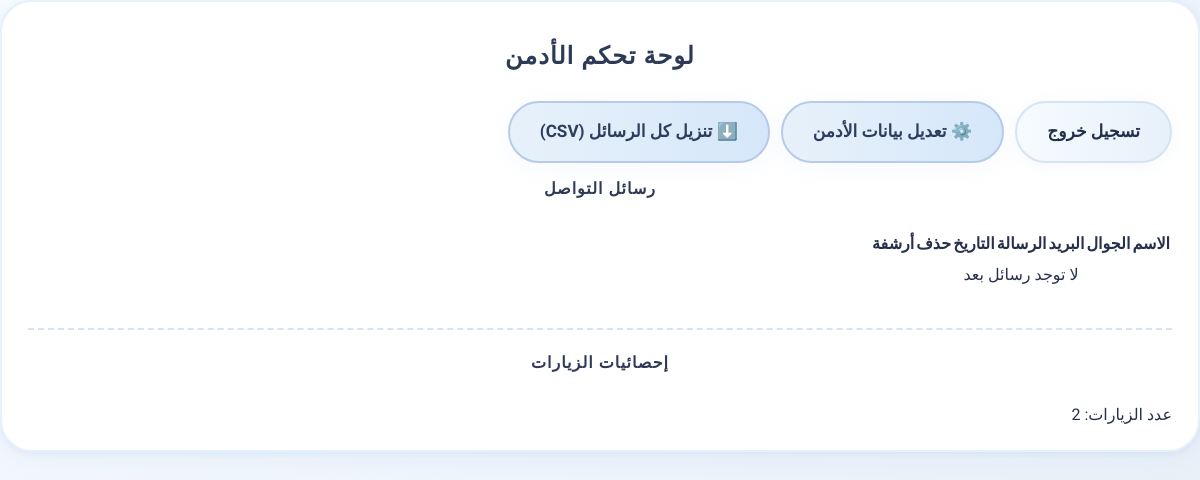
/admin/dashboard (signed in), run on an earlier commit of the app's database.
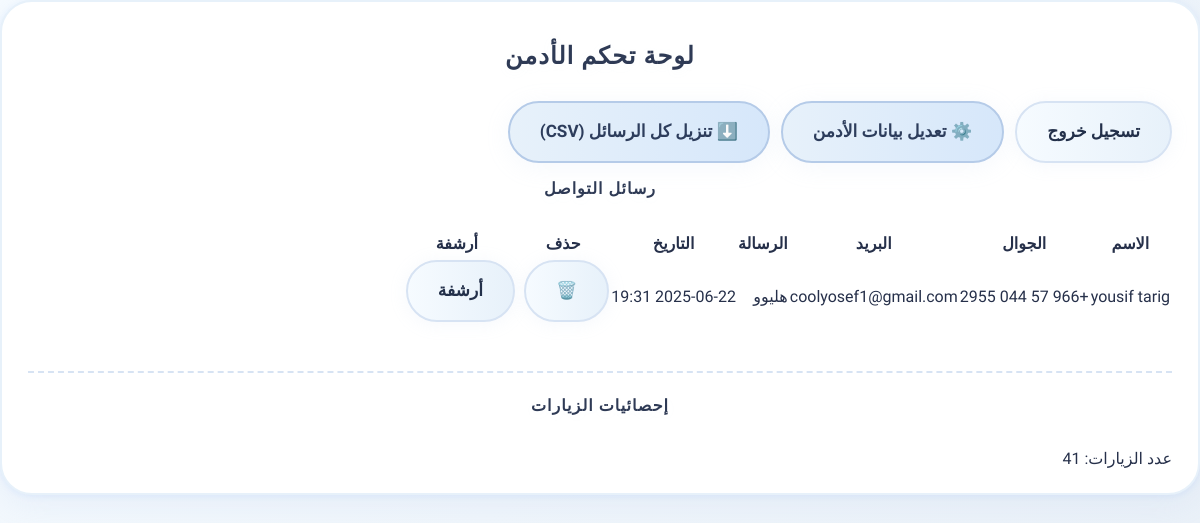
And on a later commit of the database.
### models.py (models this page shows)
class ContactMessage(db.Model):
    id = db.Column(db.Integer, primary_key=True)
    full_name = db.Column(db.String(100), nullable=False)
    phone = db.Column(db.String(20), nullable=True)
    email = db.Column(db.String(120), nullable=False)
    message = db.Column(db.Text, nullable=False)
    date_sent = db.Column(db.DateTime, default=datetime.utcnow)
    archived = db.Column(db.Boolean, default=False)

### app.py (the view)
@app.route('/admin/dashboard')
@login_required
def admin_dashboard():
    messages = ContactMessage.query.filter_by(archived=False).order_by(ContactMessage.date_sent.desc()).all()
    visits_count = get_visits_count()
    labels, counts = get_visits_per_day()
    return render_template(
        'admin_dashboard.html',
        messages=messages,
        visits_count=visits_count,
        labels=labels,
        counts=counts
    )

### app.py (called while the page is built)
@login_manager.user_loader
def load_user(user_id):
    return Admin.query.get(int(user_id))

### utils.py (called while the page is built)
def get_visits_count():
    return Visit.query.count()

def get_visits_per_day():
    from sqlalchemy import func
    data = db.session.query(
        func.strftime('%Y-%m-%d', Visit.timestamp), func.count(Visit.id)
    ).group_by(func.strftime('%Y-%m-%d', Visit.timestamp)).all()
    labels = [r[0] for r in data]
    counts = [r[1] for r in data]
    return labels, counts

### templates/admin_dashboard.html (shortened to what this page needs)
<!DOCTYPE html>
<html lang="ar" dir="rtl">
<head>
    <link rel="stylesheet" href="{{ url_for('static', filename='css/styles.css') }}">
</head>
<body>
    <div class="container">
        <h2>لوحة تحكم الأدمن</h2>
        <a href="{{ url_for('admin_logout') }}" class="btn btn-danger float-end">تسجيل خروج</a>
        <a href="{{ url_for('edit_admin') }}" class="btn btn-glow float-end">⚙️ تعديل بيانات الأدمن</a>
        <a href="{{ url_for('download_messages') }}" class="btn btn-glow float-end">⬇️ تنزيل كل الرسائل (CSV)</a>
        <h4>رسائل التواصل</h4>
        <table class="admin-table">
            <thead>
                <tr>
                    <th>الاسم</th>
                    <th>الجوال</th>
                    <th>البريد</th>
                    <th>الرسالة</th>
                    <th>التاريخ</th>
                    <th>حذف</th>
                    <th>أرشفة</th>
                </tr>
            </thead>
            <tbody>
                {% for msg in messages %}
                <tr>
                    <td>{{ msg.full_name }}</td>
                    <td>{{ msg.phone }}</td>
                    <td>{{ msg.email }}</td>
                    <td style="max-width:180px;overflow-wrap:anywhere;">{{ msg.message }}</td>
                    <td>{{ msg.date_sent.strftime('%Y-%m-%d %H:%M') if msg.date_sent else '' }}</td>
                    <td>
                        <a href="{{ url_for('delete_message', msg_id=msg.id) }}" class="btn btn-danger btn-sm" title="حذف">
                            🗑️
                        </a>
                    </td>
                    <td>
                        <a href="{{ url_for('archive_message', msg_id=msg.id) }}" class="btn btn-warning btn-sm" title="أرشفة">
                            أرشفة
                        </a>
                    </td>
                </tr>
                {% else %}
                <tr>
                    <td colspan="7" style="text-align:center;">لا توجد رسائل بعد</td>
                </tr>
                {% endfor %}
            </tbody>
        </table>
        <hr>
        <h4>إحصائيات الزيارات</h4>
        <p>عدد الزيارات: {{ visits_count }}</p>
    </div>
</body>
</html>

### static/css/styles.css (style rules this page uses)
* { margin: 0; padding: 0; box-sizing: border-box; scroll-behavior: smooth; }
body { font-family: 'Tajawal', Arial, Helvetica, sans-serif; background: linear-gradient(135deg, #f6fbff 0%, #e8eff7 100%); min-height: 100vh; color: #26304a; line-height: 1.85; overflow-x: hidden; position: relative; }
.container, .profile-card, .project-card, .skills-list, .footer { background: #fff; border-radius: 2em; position: relative; box-shadow: 0 8px 32px #b5cbe830, 0 1.5px 6px #3e82fc18; border: 2px solid #e7f1fa; z-index: 2; overflow: hidden; margin-bottom: 28px; padding: 32px 26px 20px 26px; transition: box-shadow 0.3s, border 0.3s; }
h1, h2, h3, h4 { font-family: 'Tajawal', Arial, Helvetica, sans-serif; font-weight: 900; color: #2e3a55; text-align: center; margin-bottom: 23px; letter-spacing: 1px; text-shadow: 0 2px 12px #b5cbe811; }
hr { border: none; border-top: 2px dashed #d7e3f3; margin: 36px 0 18px 0; }
.btn, .btn-glow { display: inline-block; padding: 13px 30px; border-radius: 32px; font-size: 1.07em; font-weight: bold; text-decoration: none; border: 2px solid #d7e3f3; box-shadow: 0 2px 18px #b5cbe822; transition: all 0.18s cubic-bezier(.5,.1,.45,1.4); margin-left: 7px; margin-bottom: 11px; cursor: pointer; background: linear-gradient(90deg, #f6fbff 0%, #e7f1fa 100%); color: #23304a; }
.btn-glow { background: linear-gradient(90deg, #e7f1fa 0%, #d6e7fa 100%); color: #2d3d5c; border: 2px solid #b5cbe8; box-shadow: 0 4px 24px #b5cbe822; }

What changed in the data, as far as the page shows it:
added ContactMessage: full_name "yousif tarig", phone "+966 57 044 2955", email "coolyosef1@gmail.com", message "هليوو", date_sent "2025-06-22 19:31"
Also different on the page:
{{ visits_count }}: "2" → "41"
text no longer shown: "لا توجد رسائل بعد"
